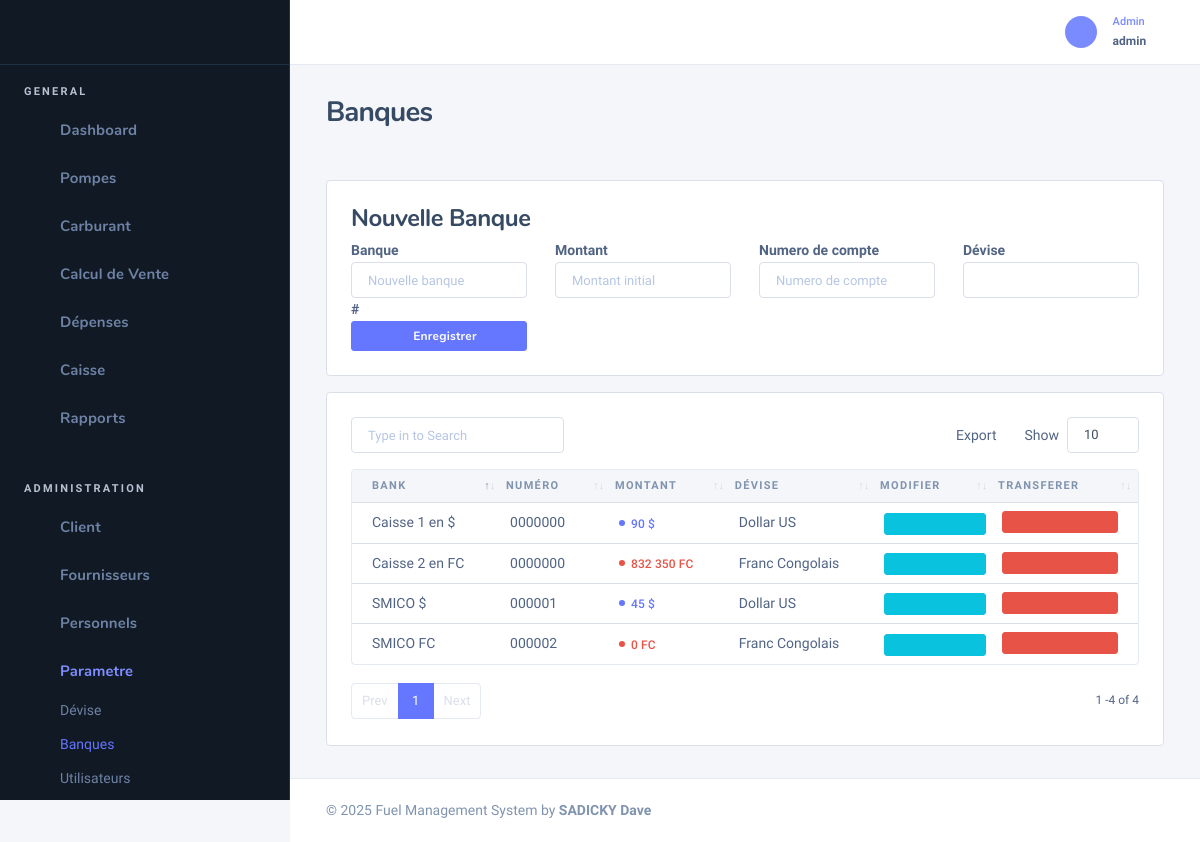
Screenshot of /bank (signed in) with the database file from the repository.
### tables this page shows
CREATE TABLE `tbl_bank` (
  `bank_id` int(11) NOT NULL,
  `bank` varchar(100) NOT NULL,
  `montant` int(11) NOT NULL,
  `numero_compte` varchar(50) NOT NULL,
  `devise_id` int(11) NOT NULL
);

CREATE TABLE `tbl_devise` (
  `devise_id` int(11) NOT NULL,
  `devise` varchar(200) DEFAULT NULL,
  `short` varchar(200) NOT NULL,
  `taux` varchar(200) NOT NULL,
  `statut` enum('0','1') NOT NULL
);

### Models/Admin/tiers.class.php (called while the page is built, shortened)
<?php
class Tiers
{
    public function getDevises()
    {
        $db = getConnection();
        $statement = $db->prepare("SELECT * FROM tbl_devise order by devise ASC");
        $statement->execute();
        $tbP = array();
        while ($data =  $statement->fetchObject()) {
            $tbP[] = $data;
        }
        return $tbP;
    }
}

### Models/Admin/bank.class.php (called while the page is built, shortened)
<?php
class Bank
{
    public function getBanks()
    {
        $db = getConnection();
        $statement = $db->prepare("SELECT * FROM tbl_bank,tbl_devise WHERE tbl_bank.devise_id = tbl_devise.devise_id");
        $statement->execute();
        $tbP = array();
        while ($data =  $statement->fetchObject()) {
            $tbP[] = $data;
        }
        return $tbP;
    }
}

### Vues/Admin/bank.php (the view, shortened to what this page needs)
<div class="nk-content-body">
    <div class="row">
        <div class="col-lg-12">
            <div class="col-lg-12">
                <div class="card card-bordered card-preview">
                    <div class="card-inner">
                        <h4 class="page-header">Nouvelle Banque</h4>
                        <form method="post" id="formulaire_bank">
                            <div class="row">
                                <div class="col-sm-3">
                                    <div class="form-group">
                                        <b><label>Banque </label></b>
                                        <input type='text' name="bank" placeholder="Nouvelle banque" class="form-control" id="bank" required>
                                    </div>
                                </div>
                                <div class="col-sm-3">
                                    <div class="form-group">
                                        <b><label>Montant </label></b>
                                        <input type='text' name="montant" placeholder="Montant initial" class="form-control" id="montant">
                                    </div>
                                </div>
                                <div class="col-sm-3">
                                    <div class="form-group">
                                        <b><label>Numero de compte </label></b>
                                        <input type='text' name="numero" placeholder="Numero de compte" class="form-control" id="numero">
                                    </div>
                                </div>
                                <div class="col-sm-3">
                                    <div class="form-group">
                                        <b><label>Dévise </label></b>
                                        <div class="form-control-wrap">
                                        </div>
                                    </div>
                                </div>
                                <div class="col-sm-3">
                                    <b><label># </label></b>
                                    <button class="btn btn-primary btn-block btn-sm" type="submit"><i class="fa fa-plus fa-fw"></i> Enregistrer </button>
                                </div>
                            </div>
                    </div>
                </div>
            </div>
            <div class="card card-bordered card-preview">
                <div class="card-inner">
                    <table class="datatable-init-export nowrap table" data-export-title="Export">
                        <thead>
                            <tr class="tb-tnx-head">
                                <th>Bank</th>
                                <th>Numéro</th>
                                <th>Montant</th>
                                <th>Dévise</th>
                                <?php if($_SESSION['role']=='admin' ):?>
                                <th>Modifier</th>
                                <?php endif?>
                                <?php if($_SESSION['role']=='admin' || $_SESSION['role']=='caissier'):?>
                                <th>Transferer</th>
                                <?php endif?>
                            </tr>
                        </thead>
                        <tbody>
                            <?php $cnt = 1;
                            foreach ($data as $e) : ?>
                                <tr class="odd gradeX">
                                    <td><?= $e->bank ?></td>
                                    <td><?= $e->numero_compte ?></td>
                                    <td>
                                        <?php if ($e->devise_id == 1) : ?>
                                            <span class="badge badge-dot bg-primary"> <?= number_format($e->montant, 0, ',', ' ') ?> <?= $e->short ?></span>
                                    </td>
                                <?php elseif ($e->devise_id == 2) : ?>
                                    <span class="badge badge-dot bg-danger"> <?= number_format($e->montant, 0, ',', ' ') ?> <?= $e->short ?></span></td>
                                <?php endif ?>
                                <td><?= $e->devise ?></td>
                                <?php if($_SESSION['role']=='admin'):?>
                                <td>
                                    <button class='btn btn-info btn-xs btn-block view_bank' id="<?= $e->bank_id ?>" title='Modification'>
                                        <span class='icon ni ni-edit'></span>
                                    </button>
                                </td>
                                <?php endif ?>
                                <?php if($_SESSION['role']=='admin' || $_SESSION['role']=='caissier'):?>
                                <td class="center">
                                    <a href="<?= WEBROOT ?>transfert?bank_id=<?= $e->bank_id ?>" class='btn btn-danger btn-xs btn-block' title='Transfert'>
                                        <span class='icon ni ni-arrow-right-circle'></span>
                                    </a>
                                </td>
                                <?php endif ?>
                                </tr>
                            <?php $cnt++;
                            endforeach ?>
                        </tbody>
                    </table>
                </div>
            </div>
        </div>
    </div>
</div>

### rows the page displays
tbl_bank: bank "Caisse 1 en $", numero_compte "0000000", montant "90", devise.short "$", devise.devise "Dollar US"
tbl_bank: bank "Caisse 2 en FC", numero_compte "0000000", montant "832 350", devise.short "FC", devise.devise "Franc Congolais"
tbl_bank: bank "SMICO $", numero_compte "000001", montant "45", devise.short "$", devise.devise "Dollar US"
tbl_bank: bank "SMICO FC", numero_compte "000002", montant "0", devise.short "FC", devise.devise "Franc Congolais"

### other values shown
$_SESSION['username'] "admin"
$title "Banques"
